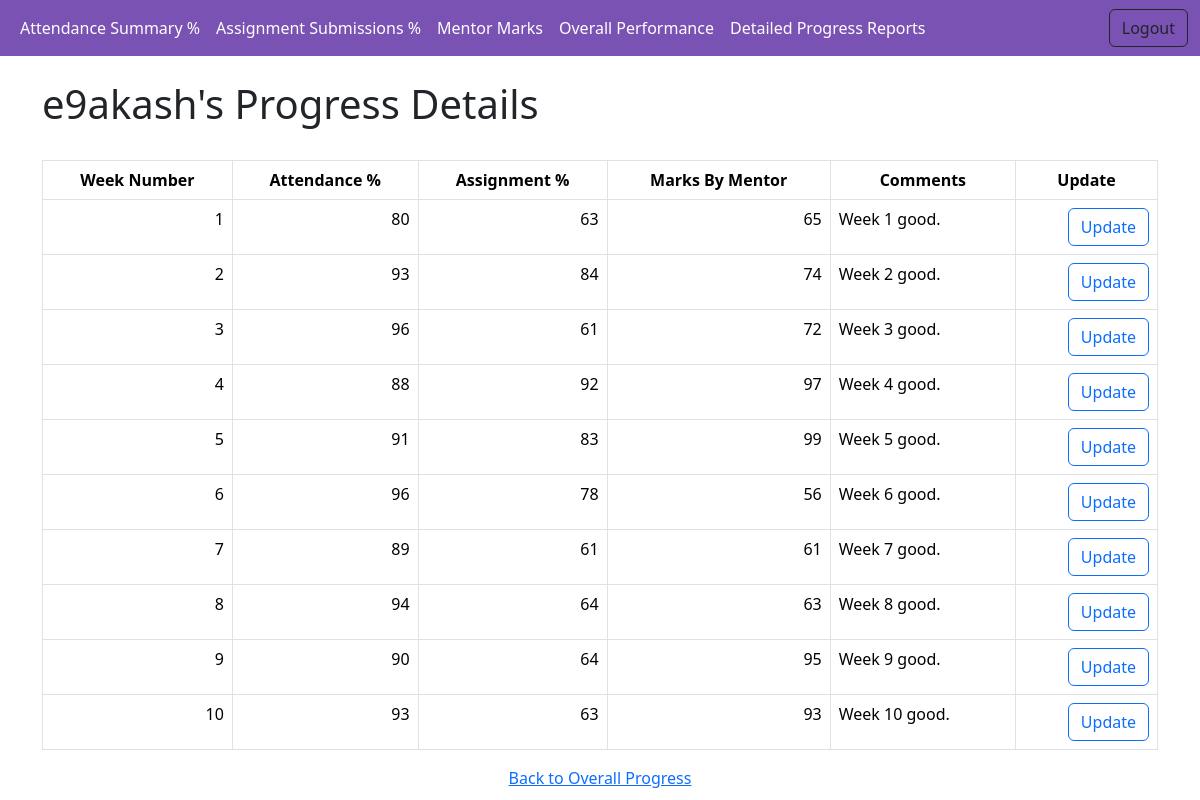
Screenshot of /student_detail/e9akash/ (signed in) with the database file from the repository.
### progress_app/models.py (models this page shows)
class ProgressReport(models.Model):
    user = models.ForeignKey(User, on_delete=models.CASCADE)
    week_number = models.PositiveIntegerField()
    attendance = models.PositiveIntegerField()
    assignment = models.PositiveIntegerField()
    marks = models.PositiveIntegerField()
    comments = models.TextField()

### progress_app/views.py (the view)
class StudentDetailView(LoginRequiredMixin, DetailView):
    model = User
    template_name = "progress_app/student_detail.html"
    context_object_name = "user"
    def get_object(self, queryset=None):
        username = self.kwargs.get("username", None)
        users = User.objects.filter(username=username)
        if not users.exists():
            raise Http404("User not found")
        return users.first()
    def get_context_data(self, **kwargs):
        context = super().get_context_data(**kwargs)
        context["progress_reports"] = ProgressReport.objects.filter(user=self.object)
        return context

### progress_app/templates/progress_app/student_detail.html
{% extends 'progress_app/base.html' %}
{% block content %}
  <div class="container mt-4">
    <h1>{{ user }}'s Progress Details</h1>
    <br />
    <table class="table table-bordered">
      <thead class="thead-dark">
        <tr>
          <th class="text-center" scope="col">Week Number</th>
          <th class="text-center" scope="col">Attendance %</th>
          <th class="text-center" scope="col">Assignment %</th>
          <th class="text-center" scope="col">Marks By Mentor</th>
          <th class="text-center" scope="col">Comments</th>
          <th class="text-center" scope="col">Update</th>
        </tr>
      </thead>
      <tbody>
        {% for progress_report in progress_reports %}
          <tr>
            <td class="text-end">{{ progress_report.week_number }}</td>
            <td class="text-end">{{ progress_report.attendance }}</td>
            <td class="text-end">{{ progress_report.assignment }}</td>
            <td class="text-end">{{ progress_report.marks }}</td>
            <td >{{ progress_report.comments }}</td>
            <td class="text-end">
              <a href="{% url 'progress_app:update_progress_report' progress_report.pk %}" class="btn btn-outline-primary">Update</a>
            </td>
          </tr>
        {% endfor %}
      </tbody>
    </table>
  </div>
  <div class="d-flex" style="justify-content: center;">
    <a class="back-button" href="{% url 'progress_app:overall_progress' %}">Back to Overall Progress</a>
  </div>
{% endblock %}

### rows the page displays
ProgressReport: week_number "1", attendance "80", assignment "63", marks "65", comments "Week 1 good."
ProgressReport: week_number "2", attendance "93", assignment "84", marks "74", comments "Week 2 good."
ProgressReport: week_number "3", attendance "96", assignment "61", marks "72", comments "Week 3 good."
ProgressReport: week_number "4", attendance "88", assignment "92", marks "97", comments "Week 4 good."
ProgressReport: week_number "5", attendance "91", assignment "83", marks "99", comments "Week 5 good."
ProgressReport: week_number "6", attendance "96", assignment "78", marks "56", comments "Week 6 good."
ProgressReport: week_number "7", attendance "89", assignment "61", marks "61", comments "Week 7 good."
ProgressReport: week_number "8", attendance "94", assignment "64", marks "63", comments "Week 8 good."
ProgressReport: week_number "9", attendance "90", assignment "64", marks "95", comments "Week 9 good."
ProgressReport: week_number "10", attendance "93", assignment "63", marks "93", comments "Week 10 good."

### other values shown
{{ user }} "e9akash"
